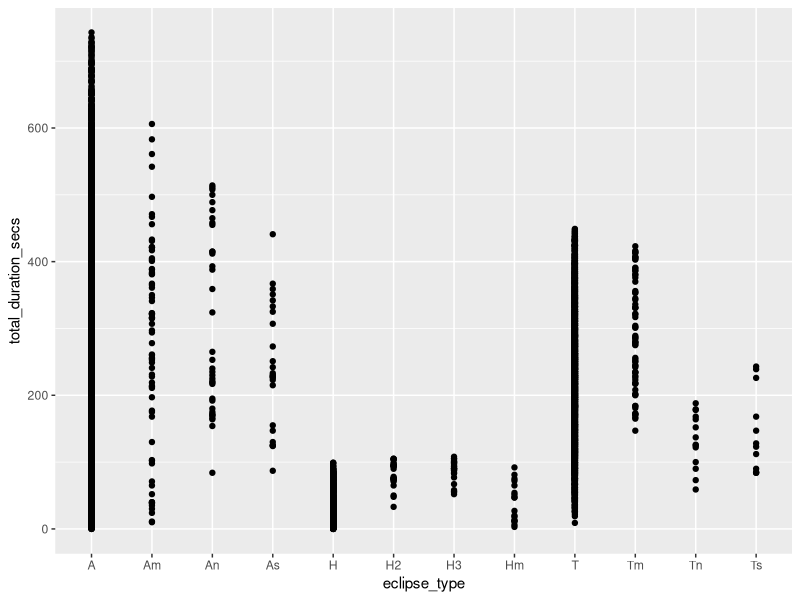
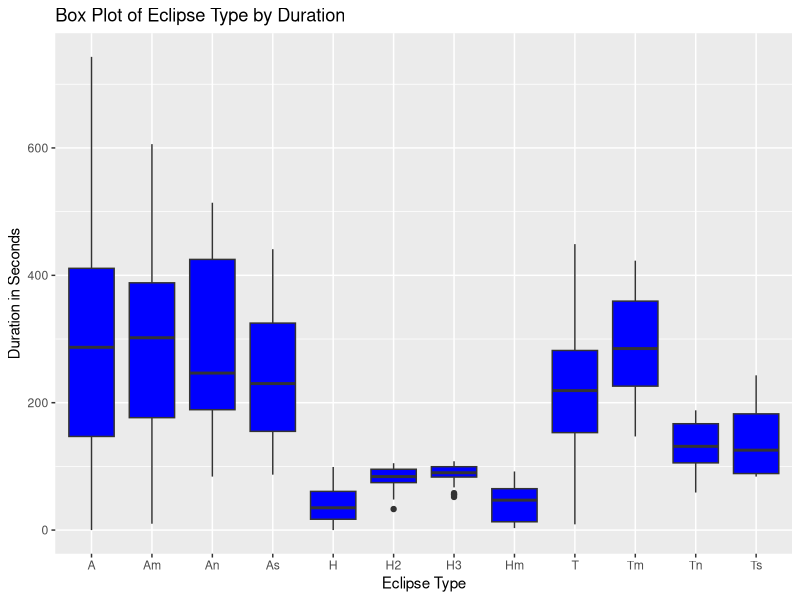
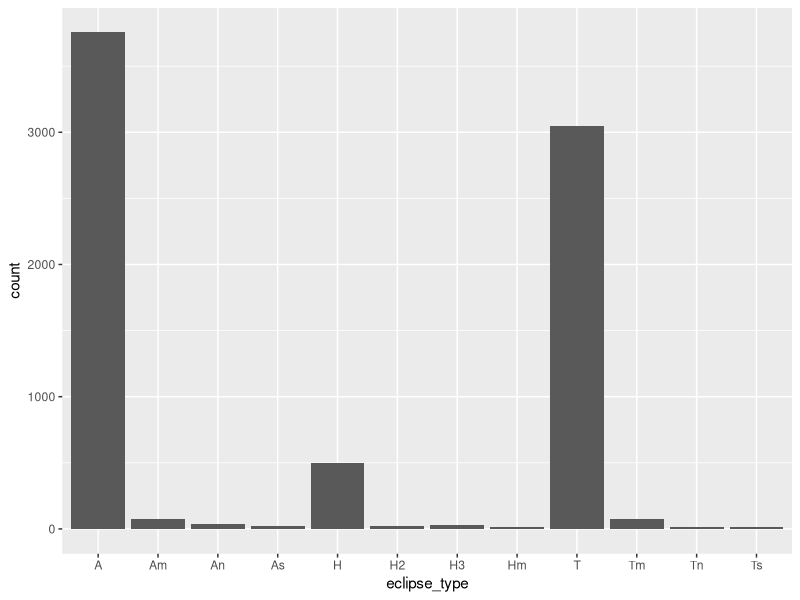

These charts were generated, in order, by the following R code:
## ---- chunk 1
# Load tidyverse library
library(tidyverse)
## ---- chunk 2
# Read in csv
eclipses <- read_csv('solar.csv')
## ---- chunk 3
# View the data set
view(eclipses)
## ---- chunk 4
# Fix column names
col_func <- function(x){
  names(x) <- names(x) %>% str_replace_all("\\(", '')  %>% str_replace_all("\\)", '') %>%str_replace_all(" ", '_') %>% tolower()
  return(x)
}

eclipses <- col_func(eclipses)
eclipses
## ---- chunk 5
# Check for missing values
colSums(is.na(eclipses))
## ---- chunk 6
eclipses <- eclipses %>% filter(!is.na(central_duration)) %>% filter(central_duration != '-')
eclipses
## ---- chunk 7
view(eclipses)
## ---- chunk 8
eclipses$calendar_date <- gsub('-', '', eclipses$calendar_date)
eclipses
## ---- chunk 9
eclipses <- eclipses %>%
  separate(calendar_date, into = c("year", "month", "day"), sep = " ")
eclipses
## ---- chunk 10
eclipses <- eclipses %>%
  separate(central_duration, into = c("central_duration_min", "central_duration_sec"), sep = "m")
eclipses
## ---- chunk 11
eclipses$central_duration_sec <- gsub('s', '', eclipses$central_duration_sec)
eclipses
## ---- chunk 12
eclipses$year <- as.numeric(eclipses$year)
eclipses$day <- as.numeric(eclipses$day)
eclipses$central_duration_min <- as.numeric(eclipses$central_duration_min)
eclipses$central_duration_sec <- as.numeric(eclipses$central_duration_sec)
eclipses
## ---- chunk 13
eclipses <- eclipses %>%
                  mutate(central_dur_min_in_secs = central_duration_min * 60) %>%
                  mutate(total_duration_secs = central_duration_sec + central_dur_min_in_secs)
eclipses
## ---- chunk 14
view(eclipses)
## ---- chunk 15
eclipses$eclipse_type <- gsub('\\+', ' plus', eclipses$eclipse_type)
eclipses$eclipse_type <- gsub('-', ' minus', eclipses$eclipse_type)

## ---- chunk 16

## ---- chunk 17
view(eclipses)
## ---- chunk 18
ggplot(eclipses) +
  geom_point(aes(x = eclipse_type, y = total_duration_secs))
## ---- chunk 19
ggplot(eclipses) +
  geom_boxplot(aes(x = eclipse_type, y = total_duration_secs), fill = "blue") +
  labs(title = "Box Plot of Eclipse Type by Duration", x = "Eclipse Type", y = "Duration in Seconds")
## ---- chunk 20
ggplot(eclipses) +
  geom_bar(aes(x=eclipse_type))
## ---- chunk 21
eclipses_typeA <- eclipses %>% filter(eclipse_type == 'A')
eclipses_typeT <- eclipses %>% filter(eclipse_type == 'T')
eclipses_typeH <- eclipses %>% filter(eclipse_type == 'H')
## ---- chunk 22
t.test(eclipses_typeA$total_duration_secs, eclipses_typeT$total_duration_secs)
## ---- chunk 23
t.test(eclipses_typeA$total_duration_secs, eclipses_typeH$total_duration_secs)
## ---- chunk 24
t.test(eclipses_typeT$total_duration_secs, eclipses_typeH$total_duration_secs)
